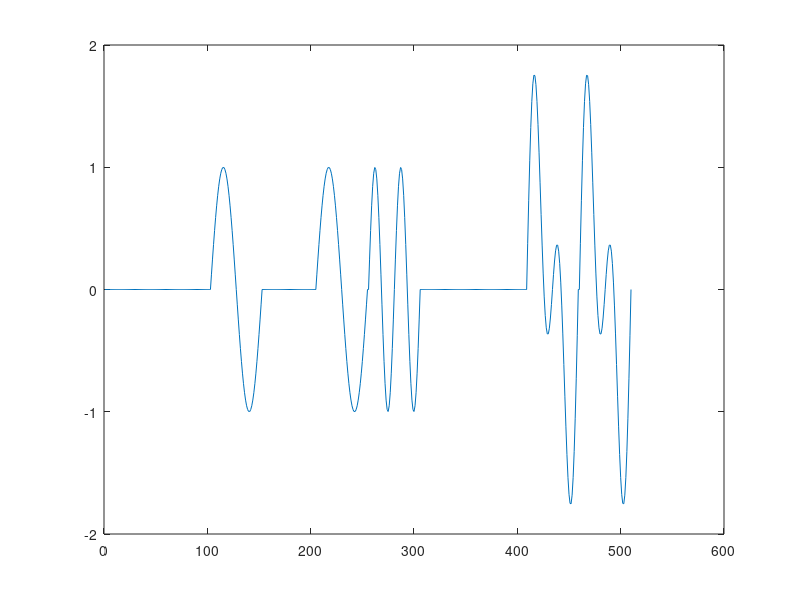

The MATLAB script that drew this image:

ff = 50;

k = 1;
l = 2;
f1 = k * ff;
f2= l * ff;
    
T = 1/ff;
t = 0:T/ff:T;

ra = randi([0,3],1,10);

rez = [];

for j = 1:length(ra)
    if ra(j) == 0
        rez = [rez, zeros(1,length(t))];
    elseif ra(j) == 1
        rez = [rez, sin(2*pi*f1*t)];
    elseif ra(j) == 2
        rez = [rez,sin(2*pi*f2*t)];
    elseif ra(j) == 3
        rez = [rez, sin(2*pi*f1*t) + sin(2*pi*f2*t)];
    end
end

plot(rez);
hold on;
